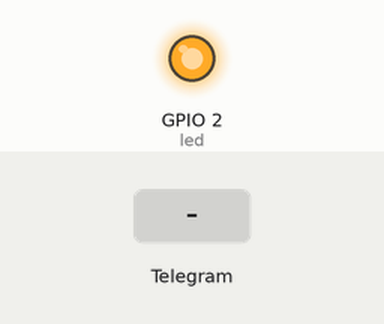
Simulated run of this sketch. Board: ESP8266 (NodeMCU). Shown: output pins drawn as LEDs (lit = HIGH). Inputs (shaded band) come from the test bench. Network time is answered at once with the bench clock; the local clock reads 2024-03-15 10:24:30 at power-on unless the sketch sets it; what the sketch prints to the serial monitor is not drawn.

Above: at 2.7 s.
2.8 s: Telegram message "LIGHT ON" received
At 3.4 s:
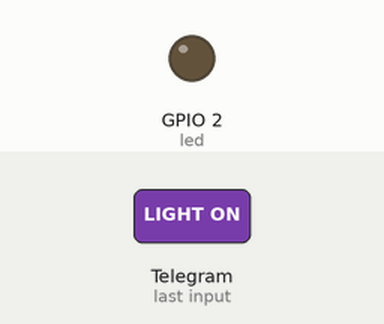
4.3 s: Telegram message "LIGHT OFF" received
At 6.0 s:
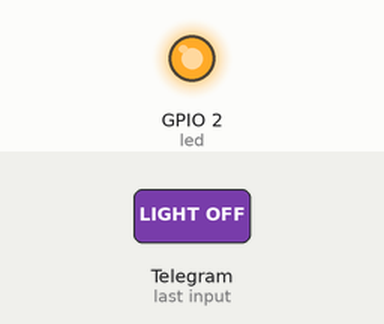
Timing chart, 0 to 7.5 s (numbered marks = the images above; inputs shaded):
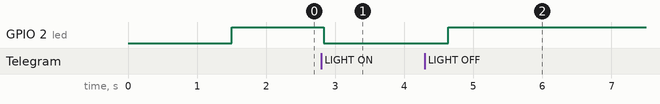

The sketch:

Time_INDO_v1.1.ino.ino
```cpp
/*
Name:        lightBot.ino
Created:     17/01/2018
Author:      Stefano Ledda <shurillu@tiscalinet.it>
Description: a simple example that do:
             1) parse incoming messages
             2) if "LIGHT ON" message is received, turn on the onboard LED
             3) if "LIGHT OFF" message is received, turn off the onboard LED
             4) otherwise, reply to sender with a welcome message

*/
#include <NTPClient.h>
// change next line to use with another board/shield
#include <ESP8266WiFi.h>
//#include <WiFi.h> // for WiFi shield
//#include <WiFi101.h> // for WiFi 101 shield or MKR1000
#include <WiFiUdp.h>
#include "CTBot.h"
CTBot myBot;

String ssid = "HARIINNN";     // REPLACE mySSID WITH YOUR WIFI SSID
String pass = "00000000"; // REPLACE myPassword YOUR WIFI PASSWORD, IF ANY
String token = "5424171815:AAGYT8if_KMlM0KrPWr1yDG64oL227IT6D0";   // REPLACE myToken WITH YOUR TELEGRAM BOT TOKEN
const long utcOffsetInSeconds = 25200;

WiFiUDP ntpUDP;

uint8_t led = 2;            // the onboard ESP8266 LED.
                            // If you have a NodeMCU you can use the BUILTIN_LED pin
                            // (replace 2 with BUILTIN_LED)

NTPClient timeClient(ntpUDP, "id.pool.ntp.org", utcOffsetInSeconds);

void setup() {
	// initialize the Serial
	Serial.begin(115200);
	Serial.println("Starting TelegramBot...");

	// connect the ESP8266 to the desired access point
	myBot.wifiConnect(ssid, pass);

	// set the telegram bot token
	myBot.setTelegramToken(token);

	// check if all things are ok
	if (myBot.testConnection())
		Serial.println("\ntestConnection OK");
	else
		Serial.println("\ntestConnection NOK");

	// set the pin connected to the LED to act as output pin
	pinMode(led, OUTPUT);
	digitalWrite(led, HIGH); // turn off the led (inverted logic!)


  timeClient.begin();
}

void loop() {
	timeClient.update();
  // a variable to store telegram message data
	TBMessage msg;

	// if there is an incoming message...
	if (CTBotMessageText == myBot.getNewMessage(msg)) {

		if (msg.text.equalsIgnoreCase("LIGHT ON")) {              // if the received message is "LIGHT ON"...
			digitalWrite(led, LOW);                               // turn on the LED (inverted logic!)
			myBot.sendMessage(msg.sender.id, "Light is now ON pada pukul : "+timeClient.getFormattedTime());  // notify the sender
		}
		else if (msg.text.equalsIgnoreCase("LIGHT OFF")) {        // if the received message is "LIGHT OFF"...
			digitalWrite(led, HIGH);                              // turn off the led (inverted logic!)
			myBot.sendMessage(msg.sender.id, "Light is now OFF pada pukul : "+timeClient.getFormattedTime()); // notify the sender
		}
		else {                                                    // otherwise...
			// generate the message for the sender
			String reply;
			reply = (String)"Welcome " + msg.sender.username + (String)". Try LIGHT ON or LIGHT OFF.";
			myBot.sendMessage(msg.sender.id, reply);             // and send it
		}
	}
	// wait 500 milliseconds
	delay(500);
}
```

Measured:
- after the input at 2.8 s, GPIO 2 (led): HIGH → LOW at once
- after the input at 4.3 s, GPIO 2 (led): LOW → HIGH after 0.33 s
